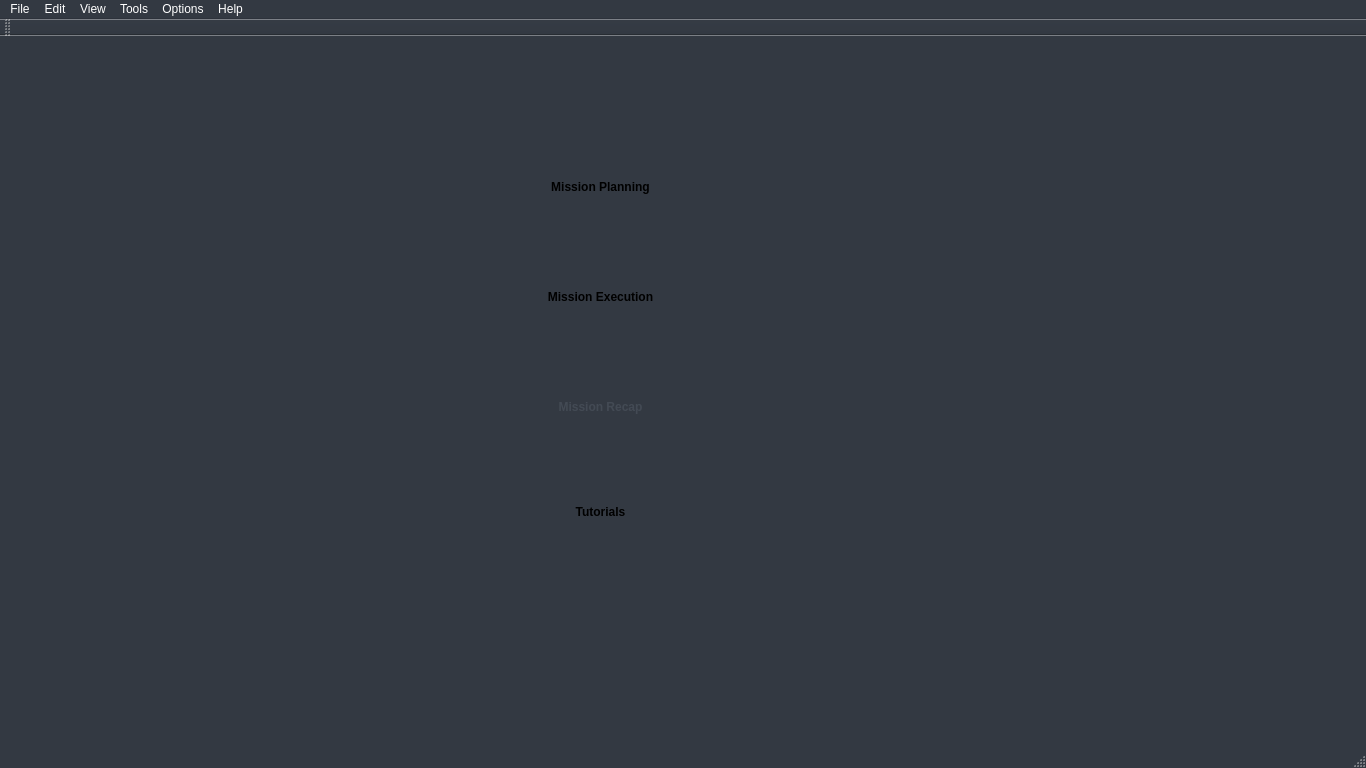
<?xml version="1.0" encoding="UTF-8"?>
<ui version="4.0">
 <class>MainWindow</class>
 <widget class="QMainWindow" name="MainWindow">
  <property name="geometry">
   <rect>
    <x>0</x>
    <y>0</y>
    <width>1366</width>
    <height>768</height>
   </rect>
  </property>
  <property name="palette">
   <palette>
    <active>
     <colorrole role="Button">
      <brush brushstyle="SolidPattern">
       <color alpha="255">
        <red>128</red>
        <green>128</green>
        <blue>128</blue>
       </color>
      </brush>
     </colorrole>
     <colorrole role="Light">
      <brush brushstyle="SolidPattern">
       <color alpha="255">
        <red>0</red>
        <green>0</green>
        <blue>0</blue>
       </color>
      </brush>
     </colorrole>
     <colorrole role="ButtonText">
      <brush brushstyle="SolidPattern">
       <color alpha="255">
        <red>255</red>
        <green>255</green>
        <blue>255</blue>
       </color>
      </brush>
     </colorrole>
     <colorrole role="Base">
      <brush brushstyle="SolidPattern">
       <color alpha="255">
        <red>255</red>
        <green>255</green>
        <blue>255</blue>
       </color>
      </brush>
     </colorrole>
     <colorrole role="Window">
      <brush brushstyle="SolidPattern">
       <color alpha="255">
        <red>51</red>
        <green>57</green>
        <blue>66</blue>
       </color>
      </brush>
     </colorrole>
    </active>
    <inactive>
     <colorrole role="Button">
      <brush brushstyle="SolidPattern">
       <color alpha="255">
        <red>128</red>
        <green>128</green>
        <blue>128</blue>
       </color>
      </brush>
     </colorrole>
     <colorrole role="Light">
      <brush brushstyle="SolidPattern">
       <color alpha="255">
        <red>0</red>
        <green>0</green>
        <blue>0</blue>
       </color>
      </brush>
     </colorrole>
     <colorrole role="ButtonText">
      <brush brushstyle="SolidPattern">
       <color alpha="255">
        <red>255</red>
        <green>255</green>
        <blue>255</blue>
       </color>
      </brush>
     </colorrole>
     <colorrole role="Base">
      <brush brushstyle="SolidPattern">
       <color alpha="255">
        <red>255</red>
        <green>255</green>
        <blue>255</blue>
       </color>
      </brush>
     </colorrole>
     <colorrole role="Window">
      <brush brushstyle="SolidPattern">
       <color alpha="255">
        <red>51</red>
        <green>57</green>
        <blue>66</blue>
       </color>
      </brush>
     </colorrole>
    </inactive>
    <disabled>
     <colorrole role="Button">
      <brush brushstyle="SolidPattern">
       <color alpha="255">
        <red>128</red>
        <green>128</green>
        <blue>128</blue>
       </color>
      </brush>
     </colorrole>
     <colorrole role="Light">
      <brush brushstyle="SolidPattern">
       <color alpha="255">
        <red>0</red>
        <green>0</green>
        <blue>0</blue>
       </color>
      </brush>
     </colorrole>
     <colorrole role="ButtonText">
      <brush brushstyle="SolidPattern">
       <color alpha="255">
        <red>148</red>
        <green>148</green>
        <blue>148</blue>
       </color>
      </brush>
     </colorrole>
     <colorrole role="Base">
      <brush brushstyle="SolidPattern">
       <color alpha="255">
        <red>51</red>
        <green>57</green>
        <blue>66</blue>
       </color>
      </brush>
     </colorrole>
     <colorrole role="Window">
      <brush brushstyle="SolidPattern">
       <color alpha="255">
        <red>51</red>
        <green>57</green>
        <blue>66</blue>
       </color>
      </brush>
     </colorrole>
    </disabled>
   </palette>
  </property>
  <property name="windowTitle">
   <string>MainWindow</string>
  </property>
  <property name="styleSheet">
   <string notr="true"/>
  </property>
  <widget class="QWidget" name="centralWidget">
   <widget class="QWidget" name="widget" native="true">
    <property name="geometry">
     <rect>
      <x>260</x>
      <y>80</y>
      <width>661</width>
      <height>451</height>
     </rect>
    </property>
    <widget class="QPushButton" name="pushButton_7">
     <property name="geometry">
      <rect>
       <x>250</x>
       <y>250</y>
       <width>181</width>
       <height>81</height>
      </rect>
     </property>
     <property name="palette">
      <palette>
       <active>
        <colorrole role="WindowText">
         <brush brushstyle="SolidPattern">
          <color alpha="255">
           <red>67</red>
           <green>74</green>
           <blue>84</blue>
          </color>
         </brush>
        </colorrole>
        <colorrole role="Button">
         <brush brushstyle="SolidPattern">
          <color alpha="255">
           <red>204</red>
           <green>209</green>
           <blue>217</blue>
          </color>
         </brush>
        </colorrole>
        <colorrole role="Midlight">
         <brush brushstyle="SolidPattern">
          <color alpha="255">
           <red>102</red>
           <green>102</green>
           <blue>102</blue>
          </color>
         </brush>
        </colorrole>
        <colorrole role="Text">
         <brush brushstyle="SolidPattern">
          <color alpha="255">
           <red>67</red>
           <green>74</green>
           <blue>84</blue>
          </color>
         </brush>
        </colorrole>
        <colorrole role="ButtonText">
         <brush brushstyle="SolidPattern">
          <color alpha="255">
           <red>67</red>
           <green>74</green>
           <blue>84</blue>
          </color>
         </brush>
        </colorrole>
        <colorrole role="Base">
         <brush brushstyle="SolidPattern">
          <color alpha="255">
           <red>204</red>
           <green>209</green>
           <blue>217</blue>
          </color>
         </brush>
        </colorrole>
        <colorrole role="Window">
         <brush brushstyle="SolidPattern">
          <color alpha="255">
           <red>204</red>
           <green>209</green>
           <blue>217</blue>
          </color>
         </brush>
        </colorrole>
       </active>
       <inactive>
        <colorrole role="WindowText">
         <brush brushstyle="SolidPattern">
          <color alpha="255">
           <red>67</red>
           <green>74</green>
           <blue>84</blue>
          </color>
         </brush>
        </colorrole>
        <colorrole role="Button">
         <brush brushstyle="SolidPattern">
          <color alpha="255">
           <red>204</red>
           <green>209</green>
           <blue>217</blue>
          </color>
         </brush>
        </colorrole>
        <colorrole role="Midlight">
         <brush brushstyle="SolidPattern">
          <color alpha="255">
           <red>102</red>
           <green>102</green>
           <blue>102</blue>
          </color>
         </brush>
        </colorrole>
        <colorrole role="Text">
         <brush brushstyle="SolidPattern">
          <color alpha="255">
           <red>67</red>
           <green>74</green>
           <blue>84</blue>
          </color>
         </brush>
        </colorrole>
        <colorrole role="ButtonText">
         <brush brushstyle="SolidPattern">
          <color alpha="255">
           <red>67</red>
           <green>74</green>
           <blue>84</blue>
          </color>
         </brush>
        </colorrole>
        <colorrole role="Base">
         <brush brushstyle="SolidPattern">
          <color alpha="255">
           <red>204</red>
           <green>209</green>
           <blue>217</blue>
          </color>
         </brush>
        </colorrole>
        <colorrole role="Window">
         <brush brushstyle="SolidPattern">
          <color alpha="255">
           <red>204</red>
           <green>209</green>
           <blue>217</blue>
          </color>
         </brush>
        </colorrole>
       </inactive>
       <disabled>
        <colorrole role="WindowText">
         <brush brushstyle="SolidPattern">
          <color alpha="255">
           <red>67</red>
           <green>74</green>
           <blue>84</blue>
          </color>
         </brush>
        </colorrole>
        <colorrole role="Button">
         <brush brushstyle="SolidPattern">
          <color alpha="255">
           <red>204</red>
           <green>209</green>
           <blue>217</blue>
          </color>
         </brush>
        </colorrole>
        <colorrole role="Midlight">
         <brush brushstyle="SolidPattern">
          <color alpha="255">
           <red>102</red>
           <green>102</green>
           <blue>102</blue>
          </color>
         </brush>
        </colorrole>
        <colorrole role="Text">
         <brush brushstyle="SolidPattern">
          <color alpha="255">
           <red>67</red>
           <green>74</green>
           <blue>84</blue>
          </color>
         </brush>
        </colorrole>
        <colorrole role="ButtonText">
         <brush brushstyle="SolidPattern">
          <color alpha="255">
           <red>67</red>
           <green>74</green>
           <blue>84</blue>
          </color>
         </brush>
        </colorrole>
        <colorrole role="Base">
         <brush brushstyle="SolidPattern">
          <color alpha="255">
           <red>204</red>
           <green>209</green>
           <blue>217</blue>
          </color>
         </brush>
        </colorrole>
        <colorrole role="Window">
         <brush brushstyle="SolidPattern">
          <color alpha="255">
           <red>204</red>
           <green>209</green>
           <blue>217</blue>
          </color>
         </brush>
        </colorrole>
       </disabled>
      </palette>
     </property>
     <property name="styleSheet">
      <string notr="true"> QPushButton { 
background-color: &quot;#CCD1D9&quot;; 
color: &quot;#434A54&quot;; 
border-radius: 10px;
font-weight: bold;
border: none; 
}
 QPushButton:pressed {
     background-color: #E6E9ED
 }</string>
     </property>
     <property name="text">
      <string>Mission Recap</string>
     </property>
    </widget>
    <widget class="QPushButton" name="pushButton_8">
     <property name="geometry">
      <rect>
       <x>250</x>
       <y>140</y>
       <width>181</width>
       <height>81</height>
      </rect>
     </property>
     <property name="styleSheet">
      <string notr="true"> QPushButton { 
background-color: &quot;#CCD1D9&quot;; 
color: &quot;#434A54&quot;; 
border-radius: 10px;
font-weight: bold;
border: none; 
}
 QPushButton:pressed {
     background-color: #E6E9ED
 }</string>
     </property>
     <property name="text">
      <string>Mission Execution</string>
     </property>
    </widget>
    <widget class="QPushButton" name="pushButton_9">
     <property name="geometry">
      <rect>
       <x>250</x>
       <y>30</y>
       <width>181</width>
       <height>81</height>
      </rect>
     </property>
     <property name="styleSheet">
      <string notr="true"> QPushButton { 
background-color: &quot;#CCD1D9&quot;; 
color: &quot;#434A54&quot;; 
border-radius: 10px;
font-weight: bold;
border: none; 
}
 QPushButton:pressed {
     background-color: #E6E9ED
 }</string>
     </property>
     <property name="text">
      <string>Mission Planning</string>
     </property>
    </widget>
    <widget class="QPushButton" name="pushButton_6">
     <property name="geometry">
      <rect>
       <x>250</x>
       <y>360</y>
       <width>181</width>
       <height>71</height>
      </rect>
     </property>
     <property name="styleSheet">
      <string notr="true"> QPushButton { 
background-color: &quot;#CCD1D9&quot;; 
color: &quot;#434A54&quot;; 
border-radius: 10px;
font-weight: bold;
border: none; 
}
 QPushButton:pressed {
     background-color: #E6E9ED
 }</string>
     </property>
     <property name="text">
      <string>Tutorials</string>
     </property>
    </widget>
   </widget>
  </widget>
  <widget class="QMenuBar" name="menuBar">
   <property name="geometry">
    <rect>
     <x>0</x>
     <y>0</y>
     <width>1366</width>
     <height>22</height>
    </rect>
   </property>
   <widget class="QMenu" name="menuFile">
    <property name="title">
     <string>File</string>
    </property>
    <addaction name="actionNew"/>
    <addaction name="actionOpen"/>
    <addaction name="actionSave"/>
    <addaction name="actionImport"/>
    <addaction name="actionExport"/>
    <addaction name="actionQuit"/>
   </widget>
   <widget class="QMenu" name="menuEdit">
    <property name="title">
     <string>Edit</string>
    </property>
    <addaction name="actionTest"/>
    <addaction name="actionCopy"/>
    <addaction name="actionPaste"/>
   </widget>
   <widget class="QMenu" name="menuView">
    <property name="title">
     <string>View</string>
    </property>
    <addaction name="actionMap_Planning"/>
    <addaction name="actionMission_Execution"/>
    <addaction name="actionMission_Recap"/>
   </widget>
   <widget class="QMenu" name="menuTools">
    <property name="title">
     <string>Tools</string>
    </property>
    <addaction name="actionTools"/>
   </widget>
   <widget class="QMenu" name="menuTest">
    <property name="title">
     <string>Options</string>
    </property>
    <addaction name="actionOptions"/>
   </widget>
   <widget class="QMenu" name="menuHelp">
    <property name="title">
     <string>Help</string>
    </property>
    <addaction name="actionHELP_ME"/>
   </widget>
   <addaction name="menuFile"/>
   <addaction name="menuEdit"/>
   <addaction name="menuView"/>
   <addaction name="menuTools"/>
   <addaction name="menuTest"/>
   <addaction name="menuHelp"/>
  </widget>
  <widget class="QToolBar" name="mainToolBar">
   <attribute name="toolBarArea">
    <enum>TopToolBarArea</enum>
   </attribute>
   <attribute name="toolBarBreak">
    <bool>false</bool>
   </attribute>
  </widget>
  <widget class="QStatusBar" name="statusBar"/>
  <action name="actionNew">
   <property name="text">
    <string>New</string>
   </property>
  </action>
  <action name="actionTest">
   <property name="text">
    <string>Cut</string>
   </property>
  </action>
  <action name="actionOpen">
   <property name="text">
    <string>Open</string>
   </property>
  </action>
  <action name="actionSave">
   <property name="text">
    <string>Save</string>
   </property>
  </action>
  <action name="actionImport">
   <property name="text">
    <string>Import</string>
   </property>
  </action>
  <action name="actionExport">
   <property name="text">
    <string>Export</string>
   </property>
  </action>
  <action name="actionQuit">
   <property name="text">
    <string>Quit</string>
   </property>
  </action>
  <action name="actionCopy">
   <property name="text">
    <string>Copy</string>
   </property>
  </action>
  <action name="actionPaste">
   <property name="text">
    <string>Paste</string>
   </property>
  </action>
  <action name="actionMap_Planning">
   <property name="text">
    <string>Map Planning</string>
   </property>
  </action>
  <action name="actionMission_Execution">
   <property name="text">
    <string>Mission Execution</string>
   </property>
  </action>
  <action name="actionMission_Recap">
   <property name="text">
    <string>Mission Recap</string>
   </property>
  </action>
  <action name="actionTools">
   <property name="text">
    <string>Tools</string>
   </property>
  </action>
  <action name="actionOptions">
   <property name="text">
    <string>Settings</string>
   </property>
  </action>
  <action name="actionHELP_ME">
   <property name="text">
    <string>HELP ME</string>
   </property>
  </action>
 </widget>
 <layoutdefault spacing="6" margin="11"/>
 <resources/>
 <connections>
  <connection>
   <sender>pushButton_6</sender>
   <signal>clicked()</signal>
   <receiver>MainWindow</receiver>
   <slot>openTutorial()</slot>
   <hints>
    <hint type="sourcelabel">
     <x>121</x>
     <y>289</y>
    </hint>
    <hint type="destinationlabel">
     <x>222</x>
     <y>287</y>
    </hint>
   </hints>
  </connection>
  <connection>
   <sender>pushButton_9</sender>
   <signal>clicked()</signal>
   <receiver>MainWindow</receiver>
   <slot>missionPlanningClicked()</slot>
   <hints>
    <hint type="sourcelabel">
     <x>589</x>
     <y>167</y>
    </hint>
    <hint type="destinationlabel">
     <x>585</x>
     <y>78</y>
    </hint>
   </hints>
  </connection>
  <connection>
   <sender>pushButton_8</sender>
   <signal>clicked()</signal>
   <receiver>MainWindow</receiver>
   <slot>missionExecutionClicked()</slot>
   <hints>
    <hint type="sourcelabel">
     <x>669</x>
     <y>281</y>
    </hint>
    <hint type="destinationlabel">
     <x>948</x>
     <y>301</y>
    </hint>
   </hints>
  </connection>
  <connection>
   <sender>pushButton_7</sender>
   <signal>clicked()</signal>
   <receiver>MainWindow</receiver>
   <slot>missionRecapClicked()</slot>
   <hints>
    <hint type="sourcelabel">
     <x>662</x>
     <y>400</y>
    </hint>
    <hint type="destinationlabel">
     <x>946</x>
     <y>400</y>
    </hint>
   </hints>
  </connection>
 </connections>
 <slots>
  <slot>openOptions()</slot>
  <slot>openTutorial()</slot>
  <slot>missionPlanningClicked()</slot>
  <slot>missionExecutionClicked()</slot>
  <slot>missionRecapClicked()</slot>
 </slots>
</ui>
